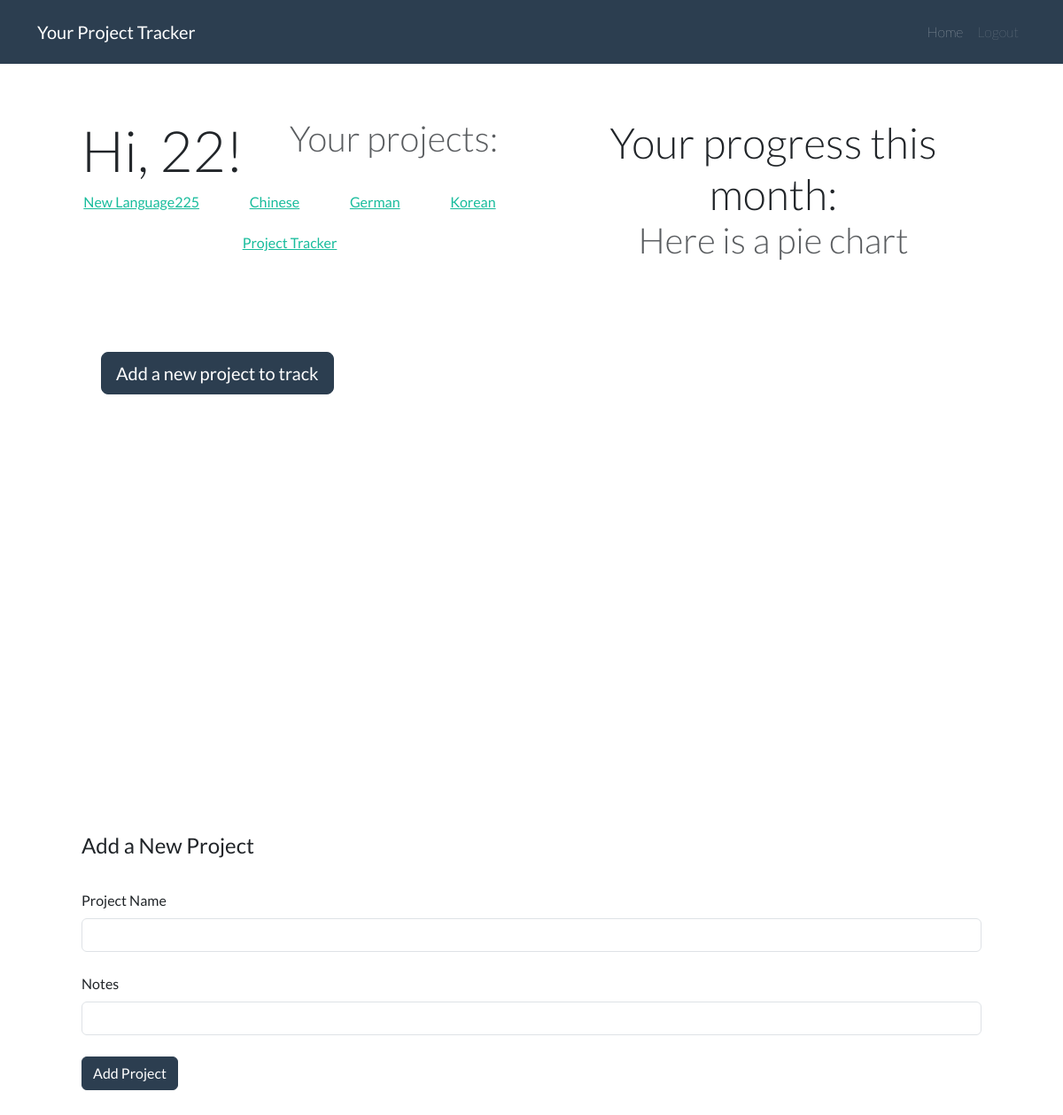
The app's page / (signed in) with its own data.
### website/models.py (models this page shows, shortened)
class User(db.Model, UserMixin):
    id = db.Column(db.Integer, primary_key=True)
    email = db.Column(db.String(100), nullable=False, unique=True)
    password = db.Column(db.String(100), nullable=False)
    name = db.Column(db.String(20), nullable=False)
    projects = db.relationship('Project', backref='owner')

class Project(db.Model):
    id = db.Column(db.Integer, primary_key=True)
    project_name = db.Column(db.String(30), nullable=False)
    notes = db.Column(db.String(1000), nullable=False, default='')
    user_id = db.Column(db.Integer, db.ForeignKey('user.id'), nullable=False)
    entries = db.relationship('Entry')

### website/views.py (the view, shortened to what this page needs)
@views.route('/', methods=['GET', 'POST'])
@login_required
def home():
    project_form = AddProjectForm()
    return render_template("home.html", user=current_user, project_form=project_form)

### website/forms.py
class AddProjectForm(FlaskForm):
    project_name = StringField('Project Name', validators=[DataRequired(), Length(min=1, max=30)])
    notes = StringField('Notes')
    submit = SubmitField('Add Project')

### website/templates/home.html (shortened to what this page needs)
{% extends "base.html" %}
{% block content %}
    <section class="container-lg my-1" id="greet">
        <div class="container-lg my-3">
            {% if not user.projects %}
                <div class="row justify-content-around">
                    <div class="col-4 text-center">
                        <div class="display-3">Hi, {{user.name}}!</div>
                        <div class="display-6 text-muted">No projects yet?</div>
                    </div>
                    <div class="col-8 text-center">
                        <div class="display-3">Welcome to the Project Tracker!</div>
                        <!-- <div class="display-6 text-muted">Here is how it works:</div>
                        Carousel ? -->
                    </div>
                </div>
                <div class="m-5"><a href="#addproject" class="btn btn-lg btn-primary my-5">Add a new project to track</a></div>
            {% else %}
            <div class="container-lg my-3">
                <div class="row justify-content-around">
                    <div class="col-md-6 text-center text-md-start d-flex align-content-center flex-wrap" id="leftgreet">
                        <div class="display-3">Hi, {{user.name}}!</div>
                        <div class="display-6 text-muted">Your projects:</div>
                            {% for project in user.projects %}
                                <div class="btn mb-2">
                                    <a href="{{ url_for('views.project', project_id=project.id) }}">
                                        {{project.project_name}}
                                    </a>
                                </div>
                            {% endfor %}
                    </div>
                    <div class="col-md-6 text-center">
                        <div class="display-5">Your progress this month:</div>
                        <div class="display-6 text-muted">Here is a pie chart</div>
                    </div>
                </div>
                <div class="m-5"><a href="#addproject" class="btn btn-lg btn-primary my-5">Add a new project  to track</a></div>
            {% endif %}
        </div>
    </section>
    <section id="addproject">
        <div class="container-lg my-3">
            <form method="POST" action="#">
                <fieldset class="form-group">
                    <legend>Add a New Project</legend>
                    <div class="form-group">
                        {{ project_form.project_name.label(class="form-label mt-4") }}
                        {% if project_form.project_name.errors %}
                            {{ project_form.project_name(class="form-control is-invalid") }}
                            <div class="invalid-feedback">
                                {% for error in project_form.project_name.errors %}
                                    <span>{{ error }}</span>
                                {% endfor %}
                            </div>
                        {% else %}
                            {{ project_form.project_name(class="form-control") }}
                        {% endif %}
                    </div>
                    <div class="form-group">
                        {{ project_form.notes.label(class="form-label mt-4") }}
                        {% if project_form.notes.errors %}
                            {{ project_form.notes(class="form-control is-invalid") }}
                            <div class="invalid-feedback">
                                {% for error in project_form.notes.errors %}
                                    <span>{{ error }}</span>
                                {% endfor %}
                            </div>
                        {% else %}
                            {{ project_form.notes(class="form-control") }}
                        {% endif %}
                    </div>
                </fieldset>
                <br>
                <div class="form-group">
                    {{ project_form.submit(class="btn btn-primary") }}
                </div>
            </form>
        </div>
    </section>
{% endblock %}

### website/templates/base.html (shortened to what this page needs)
<!DOCTYPE html>
<html lang="en">
<head>
    <link href="https://cdn.jsdelivr.net/npm/bootstrap@5.1.2/dist/css/bootstrap.min.css" rel="stylesheet"
>
    <link rel="stylesheet" type="text/css" href="{{ url_for('static', filename='style.css') }}">
    <link href="https://cdn.jsdelivr.net/npm/bootswatch@5.1.2/dist/flatly/bootstrap.min.css" rel="stylesheet">
</head>
<body>
    <nav class="navbar navbar-expand-md navbar-dark bg-primary">
        <div class="container-xl">
          <a class="navbar-brand" href="{{ url_for('views.home') }}">
            <span>Your Project Tracker</span>
          </a>
          <div class="collapse navbar-collapse justify-content-end align-center" id="navbarColor01">
            <ul class="navbar-nav">
              {% if user and user.is_authenticated %}
                <li class="nav-item">
                  <a class="nav-link active fw-lighter" href="{{ url_for('views.home') }}">Home
                  </a>
                </li>
                <li class="nav-item">
                  <a class="nav-link fw-lighter" href="{{ url_for('auth.logout') }}">Logout</a>
                </li>
              {% endif %}
            </ul>
          </div>
        </div>
      </nav>
        {% block content %}{% endblock %}
</body>
</html>

### website/static/style.css (style rules this page uses)
#greet { height: 100vh; }
section { height: 100vh; padding: 5vh 10vh; }
#leftgreet { justify-content: space-around; align-content: space-around; }

### records on screen
User: name "22"
Project: project_name "New Language225"
Project: project_name "Chinese"
Project: project_name "German"
Project: project_name "Korean"
Project: project_name "Project Tracker"

### other values on screen
{{ project_form.project_name.label(class="form-label mt-4") }} "Project Name"
{{ project_form.notes.label(class="form-label mt-4") }} "Notes"
